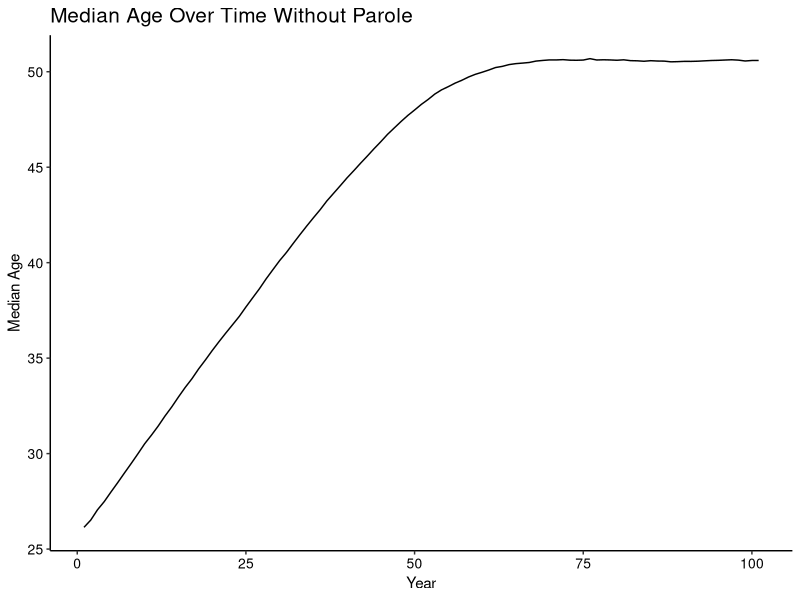
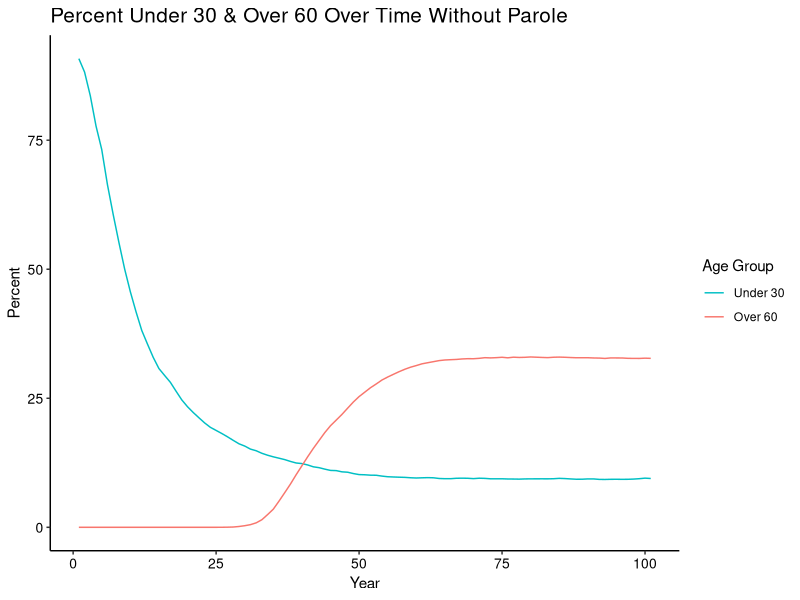
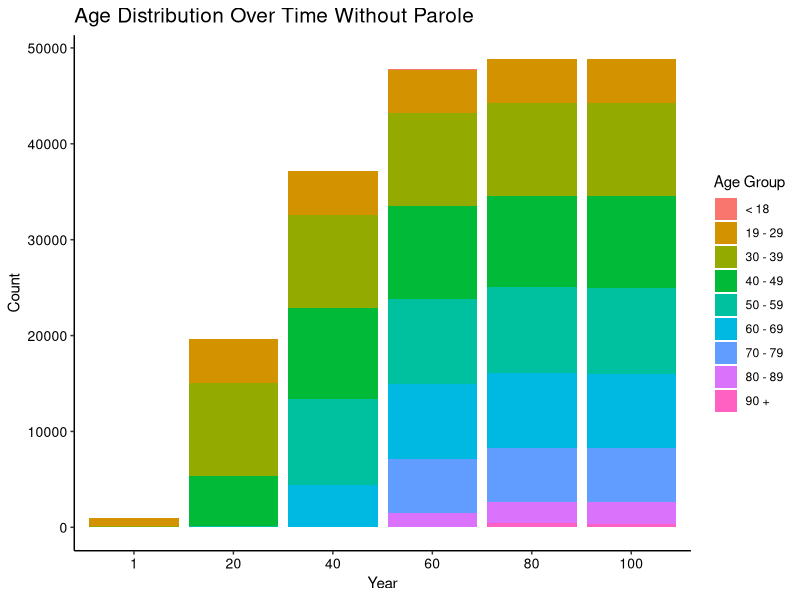
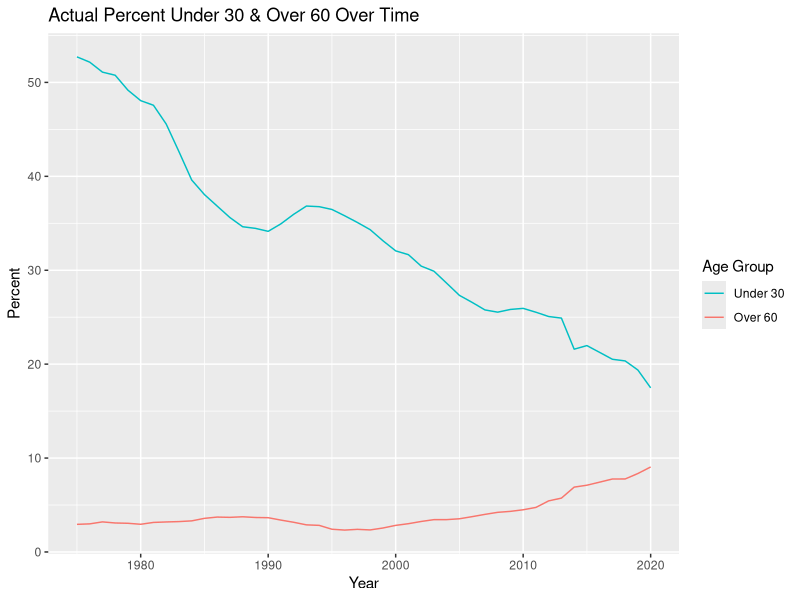
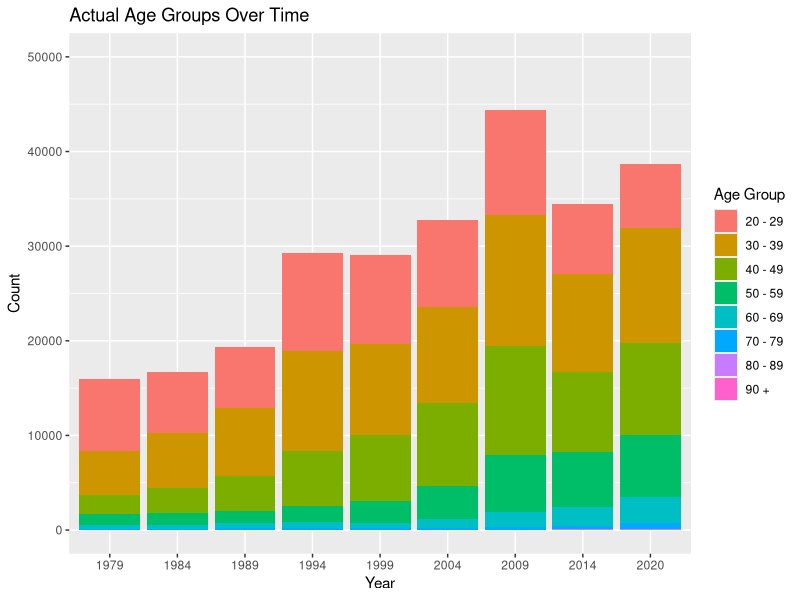
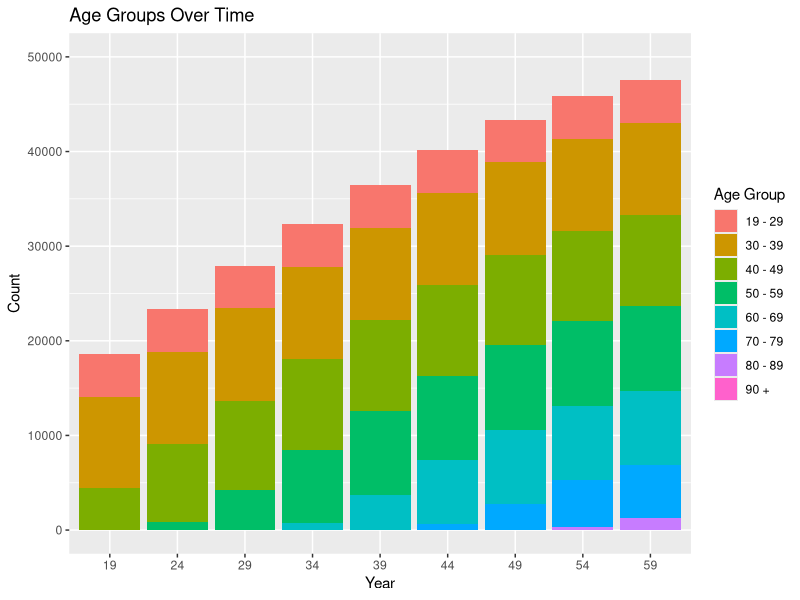
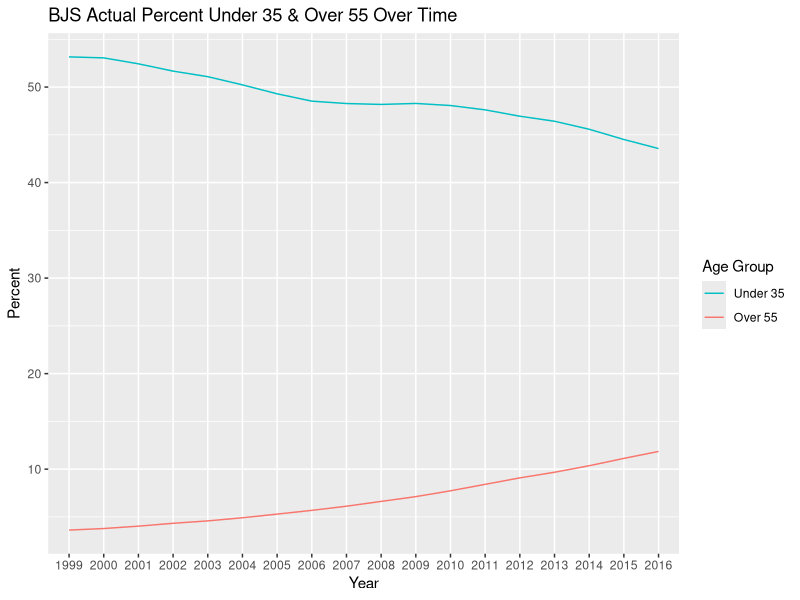
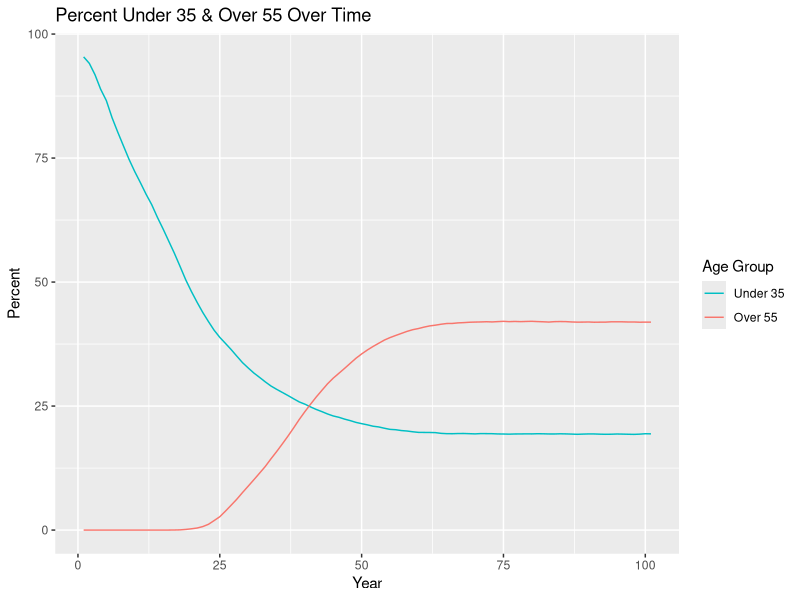

Here is the R script that generated these plots, in order:
## ---- chunk 1
knitr::opts_chunk$set(echo = TRUE)
## ---- chunk 2
library(tidyverse)
## ---- chunk 3
set.seed(12345)
## ---- chunk 4
pop_n <- 1000
pop_mean <- 26
pop_sd <- 3
parole_eligibility <- 20
parole_prob <- 0.9
## ---- chunk 5
population <- 
  rnorm(n = pop_n, mean = pop_mean, sd = pop_sd) %>% 
  enframe() %>% 
  select(value) %>% 
  rename(original_age = value) %>% 
  mutate(current_age = original_age, years_incarcerated = 0)

overall <-
  tibble(year = 1, total = nrow(population), 
         median_age = median(population$current_age)) %>% 
  mutate("< 18" = pull(count(filter(population, current_age < 19))),
         "19 - 29" = pull(count(filter(population, current_age >= 19 & current_age < 30))),
         "30 - 39" = pull(count(filter(population, current_age >= 30 & current_age < 40))),
         "40 - 49" = pull(count(filter(population, current_age >= 40 & current_age < 50))),
         "50 - 59" = pull(count(filter(population, current_age >= 50 & current_age < 60))),
         "60 - 69" = pull(count(filter(population, current_age >= 60 & current_age < 70))),
         "70 - 79" = pull(count(filter(population, current_age >= 70 & current_age < 80))),
         "80 - 89" = pull(count(filter(population, current_age >= 80 & current_age < 90))),
         "90 +" = pull(count(filter(population, current_age >= 90))))
## ---- chunk 6
one_year_population <- function(data) {
  # age & years incarcerated increases by 1
  data$current_age <- data$current_age + 1
  data$years_incarcerated <- data$years_incarcerated + 1
  
  # creates age group cohorts & randomly removes fraction based on cohort
  less_than_18 <- filter(data, current_age < 19)
  less_than_18 <- sample_frac(less_than_18, (1 - 0.0007))
  
  `19_to_29` <- filter(data, current_age >= 19 & current_age < 30)
  `19_to_29` <- sample_frac(`19_to_29`, (1 - 0.0013))
  
  `30_to_39` <- filter(data, current_age >= 30 & current_age < 40)
  `30_to_39` <- sample_frac(`30_to_39`, (1 - 0.0019))
  
  `40_to_49` <- filter(data, current_age >= 40 & current_age < 50)
  `40_to_49` <- sample_frac(`40_to_49`, (1 - 0.0040))
  
  `50_to_59` <- filter(data, current_age >= 50 & current_age < 60)
  `50_to_59` <- sample_frac(`50_to_59`, (1 - 0.0088))
  
  `60_to_69` <- filter(data, current_age >= 60 & current_age < 70)
  `60_to_69` <- sample_frac(`60_to_69`, (1 - 0.0178))
  
  `70_to_79` <- filter(data, current_age >= 70 & current_age < 80)
  `70_to_79` <- sample_frac(`70_to_79`, (1 - 0.0439))
  
  `80_to_89` <- filter(data, current_age >= 80 & current_age < 90)
  `80_to_89` <- sample_frac(`80_to_89`, (1 - 0.1345))
  
  over_90 <- filter(data, current_age >= 90)
  over_90 <- sample_frac(over_90, (1 - 0.2000))
  
  data <- do.call("rbind", list(less_than_18, `19_to_29`, `30_to_39`, `40_to_49`, `50_to_59`, 
                                `60_to_69`,`70_to_79`, `80_to_89`, over_90))
  
  # adds 1000 more
  incoming <- 
    rnorm(n = pop_n, mean = pop_mean, sd = pop_sd) %>% 
    enframe() %>% 
    select(value) %>% 
    rename(original_age = value) %>% 
    mutate(current_age = original_age, years_incarcerated = 0)
  data <- rbind(data, incoming)
  
  # removes any observations with age less than 16 or greater than 100
  data <- data %>% 
    filter(current_age >= 16 & current_age < 100)
}

one_year_overall <- function(data, p) {
    incoming <-
      tibble(year = last(data$year) + 1, total = nrow(p),
             median_age = median(p$current_age)) %>% 
        mutate("< 18" = pull(count(filter(p, current_age < 19))),
               "19 - 29" = pull(count(filter(p, current_age >= 19 & current_age < 30))),
               "30 - 39" = pull(count(filter(p, current_age >= 30 & current_age < 40))),
               "40 - 49" = pull(count(filter(p, current_age >= 40 & current_age < 50))),
               "50 - 59" = pull(count(filter(p, current_age >= 50 & current_age < 60))),
               "60 - 69" = pull(count(filter(p, current_age >= 60 & current_age < 70))),
               "70 - 79" = pull(count(filter(p, current_age >= 70 & current_age < 80))),
               "80 - 89" = pull(count(filter(p, current_age >= 80 & current_age < 90))),
               "90 +" = pull(count(filter(p, current_age >= 90))))
    data <- rbind(data, incoming)
}
## ---- chunk 7
# extend 100 years until stable
no_parole_population <- population
no_parole_overall <- overall

for (i in 1:100) {
  no_parole_population <- one_year_population(no_parole_population)
  no_parole_overall <- one_year_overall(no_parole_overall, no_parole_population)
}
## ---- chunk 8
ggplot(data = no_parole_overall, mapping = aes(x = year, y = median_age)) +
  geom_line() +
  labs(title = "Median Age Over Time Without Parole", x = "Year", y = "Median Age") +
  theme_classic() +
  theme(plot.title = element_text(size = 15),
        axis.text.x = element_text(color = "#000000", size = 10),
        axis.text.y = element_text(color = "#000000", size = 10))

no_parole_overall %>% 
  mutate(under_30 = (`19 - 29` + `< 18`) / total * 100, 
         over_60 = (`60 - 69` + `70 - 79` + `80 - 89` + `90 +`) / total * 100) %>% 
  select(year, under_30, over_60) %>% 
  ggplot(data = ., mapping = aes(x = year, group = 1)) +
  geom_line(mapping = aes(y = under_30, color = "under_30")) +
  geom_line(mapping = aes(y = over_60, color = "over_60")) +
  labs(title = "Percent Under 30 & Over 60 Over Time Without Parole", 
       x = "Year", y = "Percent") +
  scale_color_discrete(name = "Age Group",
                       breaks = c("under_30", "over_60"), labels = c("Under 30", "Over 60")) +
  theme_classic() +
  theme(plot.title = element_text(size = 15),
        axis.text.x = element_text(color = "#000000", size = 10),
        axis.text.y = element_text(color = "#000000", size = 10))

no_parole_overall_long <- no_parole_overall %>% 
  select(year, `< 18`:`90 +`) %>% 
  mutate(year = as.character(year)) %>% 
  pivot_longer(-year, names_to = "age_group", values_to = "count")

ggplot(data = no_parole_overall_long, mapping = aes(x = year, y = count, fill = age_group)) +
  geom_bar(position = "stack", stat = "identity") +
  labs(title = "Age Distribution Over Time Without Parole", x = "Year", y = "Count") +
  scale_x_discrete(limits = c("1", "20", "40", "60", "80", "100")) +
  scale_fill_discrete(name = "Age Group",
                      breaks = c("< 18", "19 - 29", "30 - 39", "40 - 49", "50 - 59", "60 - 69",
                                 "70 - 79", "80 - 89", "90 +")) +
  theme_classic() +
  theme(plot.title = element_text(size = 15),
        axis.text.x = element_text(color = "#000000", size = 10),
        axis.text.y = element_text(color = "#000000", size = 10))
## ---- chunk 9
simulation_base <- no_parole_overall %>% 
  filter(year == 100) %>%
  mutate(`< 18` = `< 18` / total * 100, `19 - 29` = `19 - 29` / total * 100,
         `30 - 39` = `30 - 39` / total * 100, `40 - 49` = `40 - 49` / total * 100,
         `50 - 59` = `50 - 59` / total * 100, `60 - 69` = `60 - 69` / total * 100,
         `70 - 79` = `70 - 79` / total * 100, `80 - 89` = `80 - 89` / total * 100,
         `90 +` = `90 +` / total * 100) %>% 
  select(total:`90 +`)

simulation_base_alt <- no_parole_overall %>% 
  filter(year == 100) %>% 
  mutate(under_30 = (`19 - 29` + `< 18`) / total * 100, 
         over_60 = (`60 - 69` + `70 - 79` + `80 - 89` + `90 +`) / total * 100) %>% 
  select(total, median_age, under_30, over_60)
## ---- chunk 10
bar_race <- no_parole_overall %>% 
  select(year, `< 18`:`90 +`) %>% 
  mutate(year = as.character(year)) %>% 
  pivot_longer(-year, names_to = "age_group", values_to = "count") %>% 
  pivot_wider(names_from = "year", values_from = "count")
## ---- chunk 11
nc <- read.csv("nc.csv")
nc %>% 
  mutate(Under30 = (AgeUnder20 + Age20to29) / PrisonPopulation * 100, 
         Over60 = (Age60to69 + Age70to79 + Age80to89 + Age90over) / PrisonPopulation * 100) %>% 
  select(year, PrisonPopulation, Under30, Over60) %>% 
  ggplot(data = ., mapping = aes(x = year, group = 1)) +
  geom_line(mapping = aes(y = Under30, color = "Under30")) +
  geom_line(mapping = aes(y = Over60, color = "Over60")) +
  labs(title = "Actual Percent Under 30 & Over 60 Over Time", x = "Year", y = "Percent") +
  scale_color_discrete(name = "Age Group",
                       breaks = c("Under30", "Over60"), labels = c("Under 30", "Over 60"))

nc_long <- nc %>% 
  select(year, AgeUnder20:Age90over) %>% 
  mutate(year = as.character(year)) %>% 
  pivot_longer(-year, names_to = "age_group", values_to = "count")

nc_long %>% 
  filter(age_group != "AgeUnder20") %>% 
  ggplot(data = ., mapping = aes(x = year, y = count, fill = age_group)) +
  geom_col() +
  labs(title = "Actual Age Groups Over Time", x = "Year", y = "Count") +
  scale_x_discrete(limits = c("1979", "1984", "1989", "1994", "1999", "2004", "2009", "2014", 
                              "2020")) +
  expand_limits(y = c(0, 50000)) +
  scale_fill_discrete(name = "Age Group",
                      breaks = c("Age20to29", "Age30to39", "Age40to49", "Age50to59", 
                                 "Age60to69", "Age70to79", "Age80to89", "Age90over"),
                      labels = c("20 - 29", "30 - 39", "40 - 49", "50 - 59", "60 - 69",
                                 "70 - 79", "80 - 89", "90 +"))

no_parole_overall_long %>% 
  filter(age_group != "< 18") %>% 
  ggplot(data = ., mapping = aes(x = year, y = count, fill = age_group)) +
  geom_col() +
  labs(title = "Age Groups Over Time", x = "Year", y = "Count") +
  scale_x_discrete(limits = c("19", "24", "29", "34", "39", "44", "49", "54", "59")) +
  expand_limits(y = c(0, 50000)) +
  scale_fill_discrete(name = "Age Group",
                      breaks = c("19 - 29", "30 - 39", "40 - 49", "50 - 59", "60 - 69",
                                 "70 - 79", "80 - 89", "90 +"))
## ---- chunk 12
actual_nc <- nc %>% 
  filter(year == 2020) %>% 
  mutate(AgeUnder20 = AgeUnder20 / PrisonPopulation * 100,
         Age20to29 = Age20to29 / PrisonPopulation * 100, 
         Age30to39 = Age30to39 / PrisonPopulation * 100, 
         Age40to49 = Age40to49 / PrisonPopulation * 100, 
         Age50to59 = Age50to59 / PrisonPopulation * 100, 
         Age60to69 = Age60to69 / PrisonPopulation * 100, 
         Age70to79 = Age70to79 / PrisonPopulation * 100, 
         Age80to89 = Age80to89 / PrisonPopulation * 100, 
         Age90over = Age90over / PrisonPopulation * 100)
## ---- chunk 13
bjs <- read.csv("bjs.csv")
bjs_wide <- bjs %>% 
  select(RPTYEAR, AGEYREND, n) %>% 
  mutate(RPTYEAR = as.character(RPTYEAR)) %>% 
  pivot_wider(names_from = "AGEYREND", values_from = "n") %>% 
  mutate(total = `(1) 18-24 years` + `(2) 25-34 years` + `(3) 35-44 years` + 
           `(4) 45-54 years` + `(5) 55+ years`)

bjs_wide %>% 
  mutate(under_35 = (`(1) 18-24 years` + `(2) 25-34 years`) / total * 100, 
         over_55 = `(5) 55+ years` / total * 100) %>% 
  select(RPTYEAR, under_35, over_55) %>% 
  ggplot(data = ., mapping = aes(x = RPTYEAR, group = 1)) +
  geom_line(mapping = aes(y = under_35, color = "under_35")) +
  geom_line(mapping = aes(y = over_55, color = "over_55")) + 
  labs(title = "BJS Actual Percent Under 35 & Over 55 Over Time", x = "Year", y = "Percent") +
  scale_color_discrete(name = "Age Group", 
                       breaks = c("under_35", "over_55"), labels = c("Under 35", "Over 55"))

no_parole_overall %>% 
  mutate(under_35 = (`30 - 39` / 2 + `19 - 29` + `< 18`) / total * 100,
         over_55 = (`50 - 59` / 2 + `60 - 69` + `70 - 79` + `80 - 89` + `90 +`) / 
           total * 100) %>% 
  select(year, under_35, over_55) %>% 
  ggplot(data = ., mapping = aes(x = year, group = 1)) +
  geom_line(mapping = aes(y = under_35, color = "under_35")) +
  geom_line(mapping = aes(y = over_55, color = "over_55")) +
  labs(title = "Percent Under 35 & Over 55 Over Time", x = "Year", y = "Percent") +
  scale_color_discrete(name = "Age Group",
                       breaks = c("under_35", "over_55"), labels = c("Under 35", "Over 55"))

ggplot(data = bjs, mapping = aes(x = RPTYEAR, y = COUNT_THSNDS, fill = AGEYREND)) +
  geom_col() +
  labs(title = "BJS Actual Age Groups Over Time", x = "Year", y = "Count (in thousands)") +
  scale_fill_discrete(name = "Age Group",
                      breaks = c("(1) 18-24 years", "(2) 25-34 years", "(3) 35-44 years",
                                 "(4) 45-54 years", "(5) 55+ years"),
                      labels = c("18 - 24", "25 - 34", "35 - 44", "45 - 54", "55 +"))

no_parole_overall %>% 
  mutate(`18 - 24` = `< 18` + `19 - 29` / 2, `25 - 34` = `19 - 29` / 2 + `30 - 39` / 2,
         `35 - 44` = `30 - 39` / 2 + `40 - 49` / 2, `45 - 54` = `40 - 49` / 2 + `50 - 59` / 2,
         `55 +` = `50 - 59` / 2 + `60 - 69` + `70 - 79` + `80 - 89` + `90 +`) %>% 
  select(year, `18 - 24`:`55 +`) %>% 
  mutate(year = as.character(year)) %>% 
  pivot_longer(-year, names_to = "age_group", values_to = "count") %>% 
  ggplot(data = ., mapping = aes(x = year, y = count, fill = age_group)) +
  geom_col() +
  labs(title = "Age Groups Over Time", x = "Year", y = "Count") +
  scale_x_discrete(limits = c("19", "24", "29", "34", "39", "44", "49", "54", "59")) +
  scale_fill_discrete(name = "Age Group")
## ---- chunk 14
population_e <- no_parole_population
overall_e <- no_parole_overall
for (i in 1:100) {
  population_e <- one_year_population(population_e)
  overall_e <- one_year_overall(overall_e, population_e)
}
## ---- chunk 15
ggplot(data = overall_e, mapping = aes(x = year, y = median_age)) +
  geom_line() +
  labs(title = "Median Age Over Time", x = "Year", y = "Median Age")

overall_e %>% 
  mutate(under_30 = (`19 - 29` + `< 18`) / total * 100, 
         over_60 = (`60 - 69` + `70 - 79` + `80 - 89` + `90 +`) / total * 100) %>% 
  select(year, under_30, over_60) %>% 
  ggplot(data = ., mapping = aes(x = year, group = 1)) +
  geom_line(mapping = aes(y = under_30, color = "under_30")) +
  geom_line(mapping = aes(y = over_60, color = "over_60")) +
  labs(title = "Percent Under 30 & Over 60 Over Time", x = "Year", y = "Count") +
  scale_color_discrete(name = "Age Group",
                       breaks = c("under_30", "over_60"), labels = c("Under 30", "Over 60"))

overall_e_long <- overall_e %>% 
  select(year, `< 18`:`90 +`) %>% 
  mutate(year = as.character(year)) %>% 
  pivot_longer(-year, names_to = "age_group", values_to = "count") %>% 
  filter(year == "1" | year == "21" | year == "41" | year == "61" | year == "81" | 
           year == "101" | year == "121" | year == "141" | year == "161" | year == "181" |
           year == "201")

ggplot(data = overall_e_long, mapping = aes(x = year, y = count, fill = age_group)) +
  geom_bar(position = "stack", stat = "identity") +
  labs(title = "Age Groups Over Time", x = "Year", y = "Count") +
  scale_x_discrete(limits = c("1", "21", "41", "61", "81", "101", "121", "141", "161", "181", 
                              "201")) +
  scale_fill_discrete(name = "Age Group",
                      breaks = c("< 18", "19 - 29", "30 - 39", "40 - 49", "50 - 59", "60 - 69",
                                 "70 - 79", "80 - 89", "90 +"))

bar_race_e <- overall_e %>% 
  select(year, `< 18`:`90 +`) %>% 
  mutate(year = as.character(year)) %>% 
  pivot_longer(-year, names_to = "age_group", values_to = "count") %>% 
  pivot_wider(names_from = "year", values_from = "count")
## ---- chunk 16
one_year_parole <- function(data) {
  # age & years incarcerated increases by 1
  data$current_age <- data$current_age + 1
  data$years_incarcerated <- data$years_incarcerated + 1
  
  # creates age group cohorts & randomly removes fraction based on cohort
  less_than_18 <- filter(data, current_age < 19)
  less_than_18 <- sample_frac(less_than_18, (1 - 0.0007))
  
  `19_to_29` <- filter(data, current_age >= 19 & current_age < 30)
  `19_to_29` <- sample_frac(`19_to_29`, (1 - 0.0013))
  
  `30_to_39` <- filter(data, current_age >= 30 & current_age < 40)
  `30_to_39` <- sample_frac(`30_to_39`, (1 - 0.0019))
  
  `40_to_49` <- filter(data, current_age >= 40 & current_age < 50)
  `40_to_49` <- sample_frac(`40_to_49`, (1 - 0.0040))
  
  `50_to_59` <- filter(data, current_age >= 50 & current_age < 60)
  `50_to_59` <- sample_frac(`50_to_59`, (1 - 0.0088))
  
  `60_to_69` <- filter(data, current_age >= 60 & current_age < 70)
  `60_to_69` <- sample_frac(`60_to_69`, (1 - 0.0178))
  
  `70_to_79` <- filter(data, current_age >= 70 & current_age < 80)
  `70_to_79` <- sample_frac(`70_to_79`, (1 - 0.0439))
  
  `80_to_89` <- filter(data, current_age >= 80 & current_age < 90)
  `80_to_89` <- sample_frac(`80_to_89`, (1 - 0.1345))
  
  over_90 <- filter(data, current_age >= 90)
  over_90 <- sample_frac(over_90, (1 - 0.2000))
  
  data <- do.call("rbind", list(less_than_18, `19_to_29`, `30_to_39`, `40_to_49`, `50_to_59`, 
                                `60_to_69`,`70_to_79`, `80_to_89`, over_90))
  
  eligible <- sample_frac(filter(data, years_incarcerated >= parole_eligibility), parole_prob)
  ineligible <- filter(data, years_incarcerated < parole_eligibility)
  data <- rbind(eligible, ineligible)
  
  # adds 1000 more
  incoming <- 
    rnorm(n = pop_n, mean = pop_mean, sd = pop_sd) %>% 
    enframe() %>% 
    select(value) %>% 
    rename(original_age = value) %>% 
    mutate(current_age = original_age, years_incarcerated = 0)
  data <- rbind(data, incoming)
  
  # removes any observations with age less than 16 or greater than 100
  data <- data %>% 
    filter(current_age >= 16 & current_age < 100)
}
## ---- chunk 17
parole_population <- population
parole_overall <- overall

for (i in 1:100) {
  parole_population <- one_year_parole(parole_population)
  parole_overall <- one_year_overall(parole_overall, parole_population)
}
## ---- chunk 18
ggplot(data = parole_overall, mapping = aes(x = year, y = median_age)) +
  geom_line() +
  labs(title = "Median Age Over Time With Parole", x = "Year", y = "Median Age") +
  theme_classic() +
  theme(plot.title = element_text(size = 15),
        axis.text.x = element_text(color = "#000000", size = 10),
        axis.text.y = element_text(color = "#000000", size = 10))

parole_overall %>% 
  mutate(under_30 = (`19 - 29` + `< 18`) / total * 100, 
         over_60 = (`60 - 69` + `70 - 79` + `80 - 89` + `90 +`) / total * 100) %>% 
  select(year, under_30, over_60) %>% 
  ggplot(data = ., mapping = aes(x = year, group = 1)) +
  geom_line(mapping = aes(y = under_30, color = "under_30")) +
  geom_line(mapping = aes(y = over_60, color = "over_60")) +
  labs(title = "Percent Under 30 & Over 60 Over Time With Parole", x = "Year", y = "Count") +
  scale_color_discrete(name = "Age Group",
                       breaks = c("under_30", "over_60"), labels = c("Under 30", "Over 60")) +
  theme_classic() +
  theme(plot.title = element_text(size = 15),
        axis.text.x = element_text(color = "#000000", size = 10),
        axis.text.y = element_text(color = "#000000", size = 10))

parole_overall_long <- parole_overall %>% 
  select(year, `< 18`:`90 +`) %>% 
  mutate(year = as.character(year)) %>% 
  pivot_longer(-year, names_to = "age_group", values_to = "count")

ggplot(data = parole_overall_long, mapping = aes(x = year, y = count, fill = age_group)) +
  geom_bar(position = "stack", stat = "identity") +
  labs(title = "Age Distribution Over Time With Parole", x = "Year", y = "Count") +
  scale_x_discrete(limits = c("1", "20", "40", "60", "80", "100")) +
  scale_fill_discrete(name = "Age Group",
                      breaks = c("< 18", "19 - 29", "30 - 39", "40 - 49", "50 - 59", "60 - 69",
                                 "70 - 79", "80 - 89", "90 +")) +
  theme_classic() +
  theme(plot.title = element_text(size = 15),
        axis.text.x = element_text(color = "#000000", size = 10),
        axis.text.y = element_text(color = "#000000", size = 10))
## ---- chunk 19
simulation_parole <- parole_overall %>% 
  filter(year == 100) %>%
  mutate(`< 18` = `< 18` / total * 100, `19 - 29` = `19 - 29` / total * 100,
         `30 - 39` = `30 - 39` / total * 100, `40 - 49` = `40 - 49` / total * 100,
         `50 - 59` = `50 - 59` / total * 100, `60 - 69` = `60 - 69` / total * 100,
         `70 - 79` = `70 - 79` / total * 100, `80 - 89` = `80 - 89` / total * 100,
         `90 +` = `90 +` / total * 100) %>% 
  select(total:`90 +`)

simulation_parole_alt <- parole_overall %>% 
  filter(year == 100) %>% 
  mutate(under_30 = (`19 - 29` + `< 18`) / total * 100, 
         over_60 = (`60 - 69` + `70 - 79` + `80 - 89` + `90 +`) / total * 100) %>% 
  select(total, median_age, under_30, over_60)
## ---- chunk 20
policy_population <- parole_population
policy_overall <- parole_overall

for (i in 1:100) {
  policy_population <- one_year_population(policy_population)
  policy_overall <- one_year_overall(policy_overall, policy_population)
}
## ---- chunk 21
ggplot(data = policy_overall, mapping = aes(x = year, y = median_age)) +
  geom_line() +
  labs(title = "Median Age Over Time if Parole is Eliminated", x = "Year", y = "Median Age") +
  theme_classic() +
  theme(plot.title = element_text(size = 15),
        axis.text.x = element_text(color = "#000000", size = 10),
        axis.text.y = element_text(color = "#000000", size = 10))

policy_overall %>% 
  mutate(under_30 = (`19 - 29` + `< 18`) / total * 100, 
         over_60 = (`60 - 69` + `70 - 79` + `80 - 89` + `90 +`) / total * 100) %>% 
  select(year, under_30, over_60) %>% 
  ggplot(data = ., mapping = aes(x = year, group = 1)) +
  geom_line(mapping = aes(y = under_30, color = "under_30")) +
  geom_line(mapping = aes(y = over_60, color = "over_60")) +
  labs(title = "Percent Under 30 & Over 60 if Parole is Eliminated", x = "Year", y = "Count") +
  scale_color_discrete(name = "Age Group",
                       breaks = c("under_30", "over_60"), labels = c("Under 30", "Over 60")) +
  theme_classic() +
  theme(plot.title = element_text(size = 15),
        axis.text.x = element_text(color = "#000000", size = 10),
        axis.text.y = element_text(color = "#000000", size = 10))

policy_overall_long <- policy_overall %>% 
  select(year, `< 18`:`90 +`) %>% 
  mutate(year = as.character(year)) %>% 
  pivot_longer(-year, names_to = "age_group", values_to = "count")

ggplot(data = policy_overall_long, mapping = aes(x = year, y = count, fill = age_group)) +
  geom_bar(position = "stack", stat = "identity") +
  labs(title = "Age Distribution Over Time if Parole is Eliminated", x = "Year", y = "Count") +
  scale_x_discrete(limits = c("100", "105", "110", "115", "120", "125", 
                              "130", "135", "140", "145", "150")) +
  scale_fill_discrete(name = "Age Group",
                      breaks = c("< 18", "19 - 29", "30 - 39", "40 - 49", "50 - 59", "60 - 69",
                                 "70 - 79", "80 - 89", "90 +")) +
  theme_classic() +
  theme(plot.title = element_text(size = 15),
        axis.text.x = element_text(color = "#000000", size = 10),
        axis.text.y = element_text(color = "#000000", size = 10))
